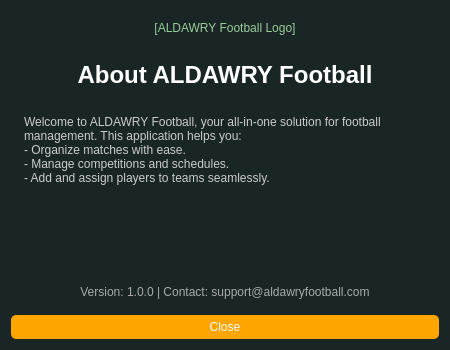
<?xml version="1.0" encoding="UTF-8"?>
<ui version="4.0">
 <class>About</class>
 <widget class="QDialog" name="About">
  <property name="geometry">
   <rect>
    <x>0</x>
    <y>0</y>
    <width>450</width>
    <height>350</height>
   </rect>
  </property>
  <property name="windowTitle">
   <string>About ALDAWRY Football</string>
  </property>
  <property name="styleSheet">
   <string notr="true">QWidget {
    background-color: #1A2526;
    color: #FFFFFF;
}
QLabel {
    padding: 10px;
}
QPushButton {
    background-color: #FFA500;
    color: #FFFFFF;
    border: none;
    padding: 5px 15px;
    border-radius: 5px;
}
QPushButton:hover {
    background-color: #FF8C00;
}</string>
  </property>
  <layout class="QVBoxLayout" name="verticalLayout">
   <item>
    <widget class="QLabel" name="labelLogo">
     <property name="text">
      <string>[ALDAWRY Football Logo]</string>
     </property>
     <property name="alignment">
      <set>Qt::AlignCenter</set>
     </property>
     <property name="styleSheet">
      <string notr="true">color: #99CC99; background-color: #1A2526;</string>
     </property>
    </widget>
   </item>
   <item>
    <widget class="QLabel" name="labelTitle">
     <property name="text">
      <string>About ALDAWRY Football</string>
     </property>
     <property name="font">
      <font>
       <pointsize>18</pointsize>
       <weight>75</weight>
       <bold>true</bold>
      </font>
     </property>
     <property name="alignment">
      <set>Qt::AlignCenter</set>
     </property>
    </widget>
   </item>
   <item>
    <widget class="QLabel" name="labelDescription">
     <property name="text">
      <string>Welcome to ALDAWRY Football, your all-in-one solution for football management. This application helps you:
- Organize matches with ease.
- Manage competitions and schedules.
- Add and assign players to teams seamlessly.</string>
     </property>
     <property name="wordWrap">
      <bool>true</bool>
     </property>
     <property name="styleSheet">
      <string notr="true">color: #CCCCCC; background-color: #1A2526;</string>
     </property>
    </widget>
   </item>
   <item>
    <spacer name="verticalSpacer">
     <property name="orientation">
      <enum>Qt::Vertical</enum>
     </property>
     <property name="sizeHint" stdset="0">
      <size>
       <width>20</width>
       <height>40</height>
      </size>
     </property>
    </spacer>
   </item>
   <item>
    <widget class="QLabel" name="labelVersion">
     <property name="text">
      <string>Version: 1.0.0 | Contact: support@aldawryfootball.com</string>
     </property>
     <property name="alignment">
      <set>Qt::AlignCenter</set>
     </property>
     <property name="styleSheet">
      <string notr="true">color: #AAAAAA; background-color: #1A2526;</string>
     </property>
    </widget>
   </item>
   <item>
    <widget class="QPushButton" name="buttonClose">
     <property name="text">
      <string>Close</string>
     </property>
    </widget>
   </item>
  </layout>
 </widget>
 <resources/>
 <connections>
  <connection>
   <sender>buttonClose</sender>
   <signal>clicked()</signal>
   <receiver>About</receiver>
   <slot>close()</slot>
  </connection>
 </connections>
</ui>
